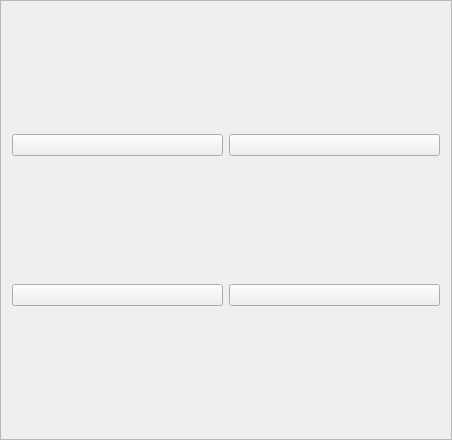
<?xml version="1.0" encoding="UTF-8"?>
<ui version="4.0">
 <class>Frame_4</class>
 <widget class="QFrame" name="Frame_4">
  <property name="geometry">
   <rect>
    <x>0</x>
    <y>0</y>
    <width>452</width>
    <height>440</height>
   </rect>
  </property>
  <property name="windowTitle">
   <string>Frame</string>
  </property>
  <property name="frameShape">
   <enum>QFrame::StyledPanel</enum>
  </property>
  <property name="frameShadow">
   <enum>QFrame::Raised</enum>
  </property>
  <layout class="QHBoxLayout" name="horizontalLayout">
   <item>
    <layout class="QGridLayout" name="gridLayout">
     <item row="1" column="1">
      <widget class="QPushButton" name="unit4D">
       <property name="text">
        <string/>
       </property>
       <property name="icon">
        <iconset>
         <normaloff>../build-pcd_project1-Desktop_Qt_5_8_0_GCC_64bit-Debug/unitd.jpg</normaloff>../build-pcd_project1-Desktop_Qt_5_8_0_GCC_64bit-Debug/unitd.jpg</iconset>
       </property>
       <property name="iconSize">
        <size>
         <width>200</width>
         <height>200</height>
        </size>
       </property>
      </widget>
     </item>
     <item row="1" column="0">
      <widget class="QPushButton" name="unit4C">
       <property name="text">
        <string/>
       </property>
       <property name="icon">
        <iconset>
         <normaloff>../build-pcd_project1-Desktop_Qt_5_8_0_GCC_64bit-Debug/unitc.jpg</normaloff>../build-pcd_project1-Desktop_Qt_5_8_0_GCC_64bit-Debug/unitc.jpg</iconset>
       </property>
       <property name="iconSize">
        <size>
         <width>200</width>
         <height>200</height>
        </size>
       </property>
      </widget>
     </item>
     <item row="0" column="1">
      <widget class="QPushButton" name="unit4B">
       <property name="text">
        <string/>
       </property>
       <property name="icon">
        <iconset>
         <normaloff>../build-pcd_project1-Desktop_Qt_5_8_0_GCC_64bit-Debug/unitb.jpg</normaloff>../build-pcd_project1-Desktop_Qt_5_8_0_GCC_64bit-Debug/unitb.jpg</iconset>
       </property>
       <property name="iconSize">
        <size>
         <width>200</width>
         <height>200</height>
        </size>
       </property>
      </widget>
     </item>
     <item row="0" column="0">
      <widget class="QPushButton" name="unit4A">
       <property name="text">
        <string/>
       </property>
       <property name="icon">
        <iconset>
         <normaloff>../build-pcd_project1-Desktop_Qt_5_8_0_GCC_64bit-Debug/unita.jpg</normaloff>../build-pcd_project1-Desktop_Qt_5_8_0_GCC_64bit-Debug/unita.jpg</iconset>
       </property>
       <property name="iconSize">
        <size>
         <width>200</width>
         <height>200</height>
        </size>
       </property>
      </widget>
     </item>
    </layout>
   </item>
  </layout>
 </widget>
 <resources/>
 <connections/>
</ui>
